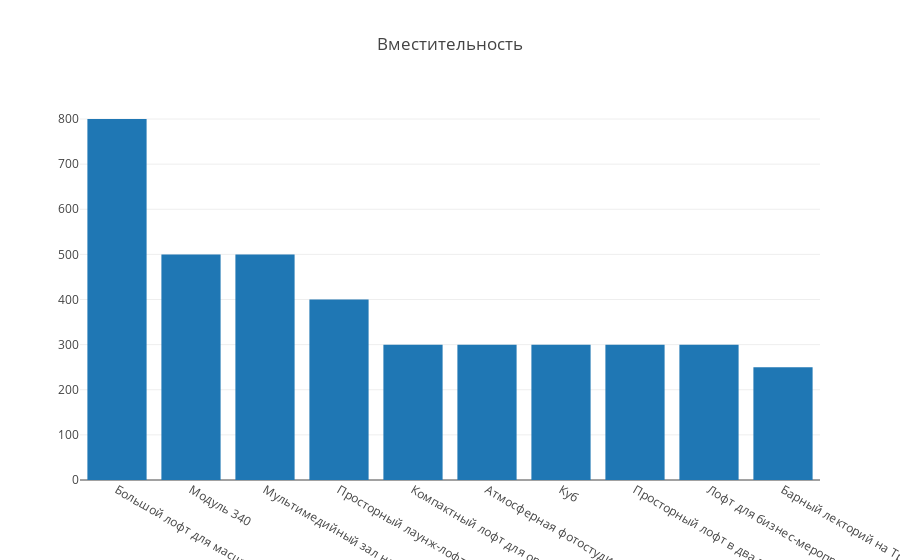

Notebook source saved alongside this figure:
### Markdown cell above
### Распределение по вместительности лофтов

### Code cell
df_vmest = dfc[['Name', 'Vmestimost']]
df_vmest = df_vmest[df_vmest.Vmestimost != 0]
df_vmest = df_vmest.sort_values(by='Vmestimost', ascending=False)


data = go.Bar(x=df_vmest['Name'].values[:MAX], y=df_vmest['Vmestimost'].values[:MAX])
layout = {'title': 'Вместительность'}
fig = go.Figure(data=[data], layout=layout)
iplot(fig)

### Figure 1 — Plotly figure (JSON) as saved in the notebook; plotly's stock layout.template omitted (floating-point values rounded to 4 significant figures)
{"data": [{"type": "bar", "x": ["Большой лофт для масштабных мероприятий", "Модуль 340", "Мультимедийный зал на Флаконе", "Просторный лаунж-лофт", "Компактный лофт для оригинальных фотосессий", "Атмосферная фотостудия на Шаболовской", "Куб", "Просторный лофт в два этажа на Чистых прудах", "Лофт для бизнес-мероприятий на Шаболовке", "Барный лекторий на Трехгорке"], "y": [800, 500, 500, 400, 300, 300, 300, 300, 300, 250]}], "layout": {"title": "Вместительность"}}
